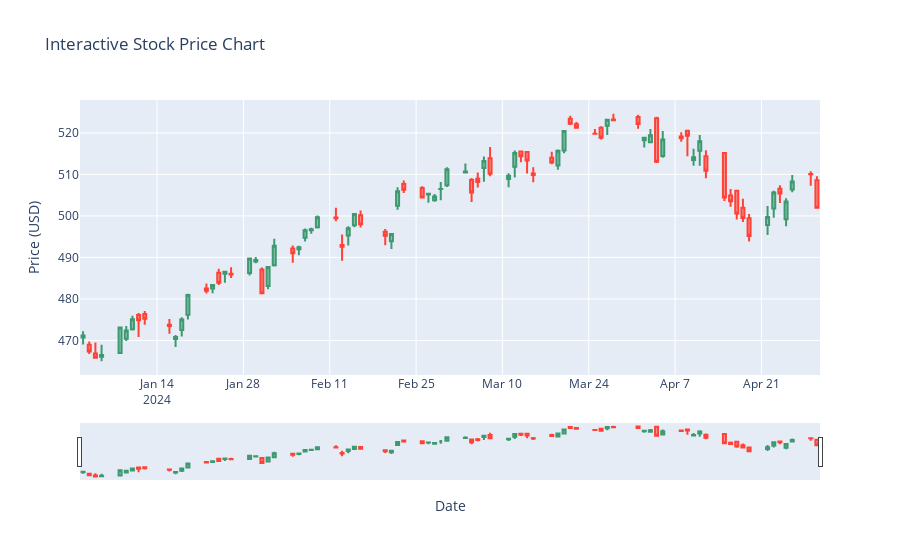

Notebook source saved alongside this figure:
### Code cell
fig = go.Figure(data=[go.Candlestick(x=tickerDF.index,
                                     open=tickerDF['Open'],
                                     high=tickerDF['High'],
                                     low=tickerDF['Low'],
                                     close=tickerDF['Close'])])
fig.update_layout(
    title='Interactive Stock Price Chart',
    xaxis_rangeslider_visible=True,
    xaxis_title='Date',
    yaxis_title='Price (USD)'
)

# Show the plot
fig.show()
